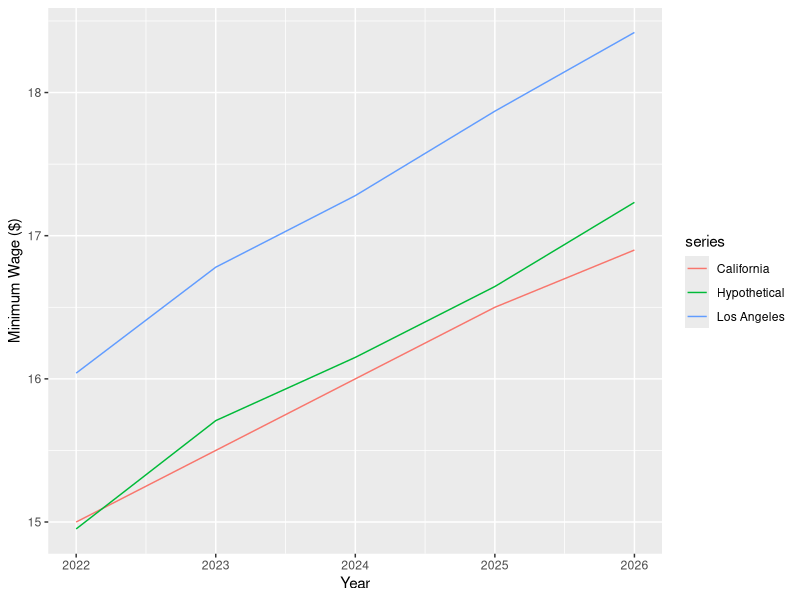

Source code (R):
## ---- chunk 1
# load in packages
library(tidyverse)
library(readr)
library(readxl)

# read in excel file 
LA_MSA <- read_excel("LA_MSA.xlsx")
# remove unnecessary rows
newLA_df <- LA_MSA[-c(1:10), ] # now df displays CPI-W by month and year 

# make year column as.numeric
newLA_df[[1]] <- as.numeric(newLA_df[[1]], na.rm = TRUE)

# create a function to calculate rates of changes for the past 5 years
avg_function <- function(year) {
  year_col <- newLA_df[[1]]
  prev <- newLA_df[year_col == year - 1, 8:13] # July to December
  now <- newLA_df[year_col == year, 2:7] # February to June
  mean(as.numeric(c(unlist(prev), unlist(now))), na.rm = TRUE)
}
years <- 2022:2026 # the past 5 years

# create a data frame using the rates from above
rates <- data.frame(
  year = years,
  new_avg = sapply(years, avg_function),
  old_avg = sapply(years - 1, avg_function)
)
rates$x <- rates$new_avg / rates$old_avg # calculate rates of change

# calculate hypothetical minimum wages for the LA MSA area from 2022-2026
year_one <- rates$x[1] * 14.00 # $14.00 was California's statewide minimum wage in 2021
year_two <- rates$x[2] * year_one # 2023
year_three <- rates$x[3] * year_two # 2024
year_four <- rates$x[4] * year_three # 2025
year_five <- rates$x[5] * year_four # 2026

## create data frames for the hypothetical, California actual, and LA actual
hypo_wagedf <- data.frame(
  year = rates$year,
  wage = c(year_one, year_two, year_three, year_four, year_five)
) # hypothetical

cali_wagedf <- data.frame(
  year = rates$year,
  wage = c("15.00", "15.50", "16.00", "16.50", "16.90")
) # california

LA_wagedf <- data.frame(
  year = rates$year,
  wage = c("16.04", "16.78", "17.28", "17.87", "18.42")
) # LA

# rename to create separate columns
hypo_wagedf$series <- "Hypothetical"
cali_wagedf$series <- "California"
LA_wagedf$series <- "Los Angeles"

# collapse into one data frame
all_wages <- rbind(hypo_wagedf, cali_wagedf, LA_wagedf)
all_wages$wage <- as.numeric(all_wages$wage) # convert wages from strings into numbers

# line plot for all wages!
ggplot(all_wages, aes(x = year, y = wage, color = series)) +
  geom_line() +
  labs(
    x = "Year",
    y = "Minimum Wage ($)",
  )
